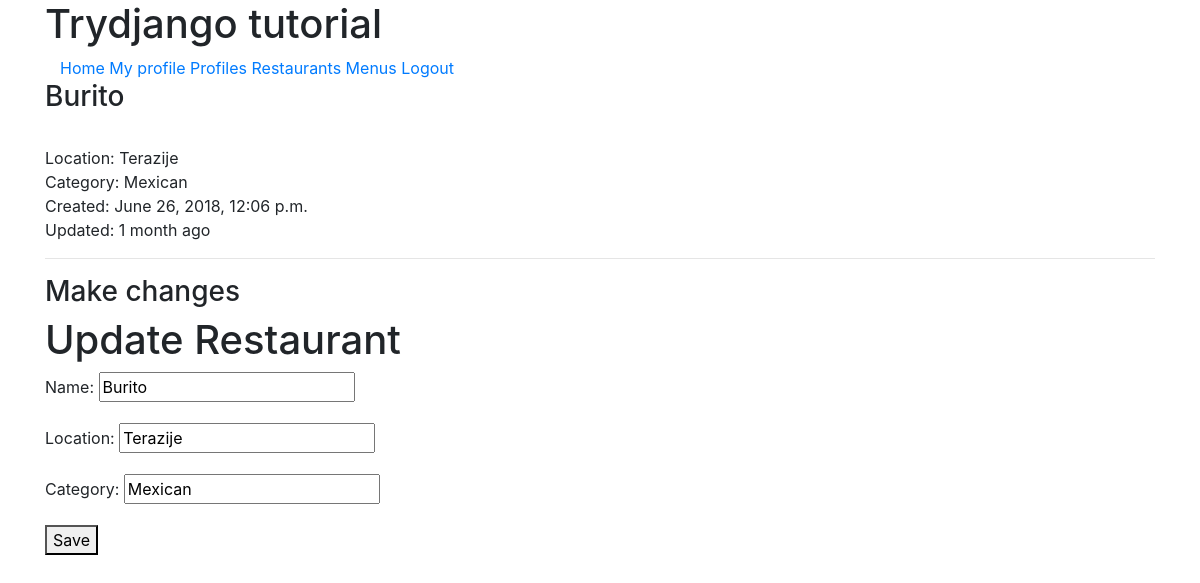
Page /restaurants/burito/ (signed in) on the committed database.
### restaurants/models.py (models this page shows, shortened)
class Restaurant(models.Model):
    owner = models.ForeignKey(User, on_delete=CASCADE)
    name = models.CharField(max_length=120)
    location = models.CharField(max_length=120, null=True, blank=True)
    category = models.CharField(max_length=120, null=True, blank=True, validators=[validate_category])
    timestamp = models.DateTimeField(auto_now_add=True)
    updated = models.DateTimeField(auto_now=True)
    slug = models.SlugField(null=True, blank=True)
    objects = RestaurantManager()
    @property
    def title(self):
        return self.name

### restaurants/views.py (the view)
# urls.py: path('<slug:slug>/', RestaurantUpdateView.as_view(), name="detail")
class RestaurantUpdateView(LoginRequiredMixin, UpdateView):
    form_class = RestaurantCreateFormEasy
    template_name = 'restaurants/restaurant_detail.html'
    login_url = '/login/'
    model = Restaurant
    def get_context_data(self, **kwargs):
        context = super().get_context_data(**kwargs)
        context['title'] = 'Update Restaurant'
        return context

### restaurants/forms.py (shortened to what this page needs)
class RestaurantCreateFormEasy(forms.ModelForm):
    class Meta:
        model = Restaurant
        fields = ['name', 'location', 'category']

### restaurants/models.py (called while the page is built)
    def get_queryset(self):
        return RestaurantQuerySet(self.model, self._db)

### restaurants/templates/restaurants/restaurant_detail.html (shortened to what this page needs)
{% extends "base.html" %}
{% block content %}
   <h3>{{ object.title }}</h3> <br>
    Location: {{ object.location }} <br>
    Category: {{ object.category }}<br>
    Created: {{ object.timestamp }} <br>
    Updated: {{ object.updated|timesince }} ago <br>
    <hr>
    <h3>Make changes</h3>
    {% include 'snippets/form-snippet.html' with form=form %}
{% endblock content %}

### templates/snippets/form-snippet.html (shortened to what this page needs)
<h1>{{ title }}</h1>
    <form method="POST">
        {{ form.as_p }}
        <button type="submit">Save</button>
    </form>

### rows in the picture
Restaurant: title "Burito", location "Terazije", category "Mexican", timestamp "June 26, 2018, 12:06 p.m.", updated "1 month", name "Burito"

### other values in the picture
{{ title }} "Update Restaurant"
